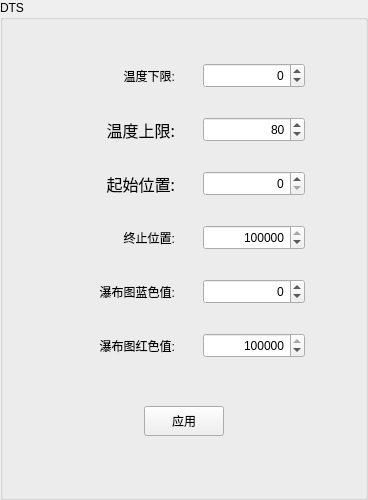
        <widget class="QGroupBox" name="groupBox">
         <property name="minimumSize">
          <size>
           <width>0</width>
           <height>500</height>
          </size>
         </property>
         <property name="maximumSize">
          <size>
           <width>500</width>
           <height>16777215</height>
          </size>
         </property>
         <property name="styleSheet">
          <string notr="true"/>
         </property>
         <property name="title">
          <string>DTS</string>
         </property>
         <layout class="QVBoxLayout" name="verticalLayout_6">
          <item>
           <widget class="QWidget" name="widget_6" native="true">
            <property name="styleSheet">
             <string notr="true"/>
            </property>
            <layout class="QVBoxLayout" name="verticalLayout_7" stretch="5,3">
             <property name="spacing">
              <number>10</number>
             </property>
             <property name="leftMargin">
              <number>0</number>
             </property>
             <property name="topMargin">
              <number>0</number>
             </property>
             <property name="rightMargin">
              <number>0</number>
             </property>
             <property name="bottomMargin">
              <number>50</number>
             </property>
             <item>
              <layout class="QHBoxLayout" name="horizontalLayout_5" stretch="0,0,0,0">
               <item>
                <spacer name="horizontalSpacer_6">
                 <property name="orientation">
                  <enum>Qt::Horizontal</enum>
                 </property>
                 <property name="sizeHint" stdset="0">
                  <size>
                   <width>40</width>
                   <height>20</height>
                  </size>
                 </property>
                </spacer>
               </item>
               <item>
                <widget class="QWidget" name="widget_7" native="true">
                 <property name="minimumSize">
                  <size>
                   <width>130</width>
                   <height>0</height>
                  </size>
                 </property>
                 <property name="maximumSize">
                  <size>
                   <width>200</width>
                   <height>16777215</height>
                  </size>
                 </property>
                 <layout class="QVBoxLayout" name="verticalLayout_8">
                  <item>
                   <widget class="QLabel" name="label_28">
                    <property name="minimumSize">
                     <size>
                      <width>0</width>
                      <height>25</height>
                     </size>
                    </property>
                    <property name="maximumSize">
                     <size>
                      <width>16777215</width>
                      <height>25</height>
                     </size>
                    </property>
                    <property name="text">
                     <string>温度下限:</string>
                    </property>
                    <property name="alignment">
                     <set>Qt::AlignRight|Qt::AlignTrailing|Qt::AlignVCenter</set>
                    </property>
                   </widget>
                  </item>
                  <item>
                   <widget class="QLabel" name="label_20">
                    <property name="minimumSize">
                     <size>
                      <width>0</width>
                      <height>25</height>
                     </size>
                    </property>
                    <property name="maximumSize">
                     <size>
                      <width>16777215</width>
                      <height>25</height>
                     </size>
                    </property>
                    <property name="font">
                     <font>
                      <family>宋体</family>
                      <pointsize>12</pointsize>
                      <weight>50</weight>
                      <italic>false</italic>
                      <bold>false</bold>
                     </font>
                    </property>
                    <property name="text">
                     <string>温度上限:</string>
                    </property>
                    <property name="alignment">
                     <set>Qt::AlignRight|Qt::AlignTrailing|Qt::AlignVCenter</set>
                    </property>
                   </widget>
                  </item>
                  <item>
                   <widget class="QLabel" name="label_10">
                    <property name="minimumSize">
                     <size>
                      <width>0</width>
                      <height>25</height>
                     </size>
                    </property>
                    <property name="maximumSize">
                     <size>
                      <width>16777215</width>
                      <height>25</height>
                     </size>
                    </property>
                    <property name="font">
                     <font>
                      <family>宋体</family>
                      <pointsize>12</pointsize>
                      <weight>50</weight>
                      <italic>false</italic>
                      <bold>false</bold>
                     </font>
                    </property>
                    <property name="text">
                     <string>起始位置:</string>
                    </property>
                    <property name="alignment">
                     <set>Qt::AlignRight|Qt::AlignTrailing|Qt::AlignVCenter</set>
                    </property>
                   </widget>
                  </item>
                  <item>
                   <widget class="QLabel" name="label_11">
                    <property name="minimumSize">
                     <size>
                      <width>0</width>
                      <height>25</height>
                     </size>
                    </property>
                    <property name="maximumSize">
                     <size>
                      <width>16777215</width>
                      <height>25</height>
                     </size>
                    </property>
                    <property name="text">
                     <string>终止位置:</string>
                    </property>
                    <property name="alignment">
                     <set>Qt::AlignRight|Qt::AlignTrailing|Qt::AlignVCenter</set>
                    </property>
                   </widget>
                  </item>
                  <item>
                   <widget class="QLabel" name="label_12">
                    <property name="minimumSize">
                     <size>
                      <width>0</width>
                      <height>25</height>
                     </size>
                    </property>
                    <property name="maximumSize">
                     <size>
                      <width>16777215</width>
                      <height>25</height>
                     </size>
                    </property>
                    <property name="text">
                     <string>瀑布图蓝色值:</string>
                    </property>
                    <property name="alignment">
                     <set>Qt::AlignRight|Qt::AlignTrailing|Qt::AlignVCenter</set>
                    </property>
                   </widget>
                  </item>
                  <item>
                   <widget class="QLabel" name="label_13">
                    <property name="minimumSize">
                     <size>
                      <width>0</width>
                      <height>25</height>
                     </size>
                    </property>
                    <property name="maximumSize">
                     <size>
                      <width>16777215</width>
                      <height>25</height>
                     </size>
                    </property>
                    <property name="text">
                     <string>瀑布图红色值:</string>
                    </property>
                    <property name="alignment">
                     <set>Qt::AlignRight|Qt::AlignTrailing|Qt::AlignVCenter</set>
                    </property>
                   </widget>
                  </item>
                 </layout>
                </widget>
               </item>
               <item>
                <widget class="QWidget" name="widget_8" native="true">
                 <property name="minimumSize">
                  <size>
                   <width>120</width>
                   <height>0</height>
                  </size>
                 </property>
                 <property name="maximumSize">
                  <size>
                   <width>120</width>
                   <height>16777215</height>
                  </size>
                 </property>
                 <layout class="QVBoxLayout" name="verticalLayout_9">
                  <item>
                   <widget class="QSpinBox" name="spinBox_25">
                    <property name="minimumSize">
                     <size>
                      <width>0</width>
                      <height>25</height>
                     </size>
                    </property>
                    <property name="maximumSize">
                     <size>
                      <width>16777215</width>
                      <height>25</height>
                     </size>
                    </property>
                    <property name="alignment">
                     <set>Qt::AlignRight|Qt::AlignTrailing|Qt::AlignVCenter</set>
                    </property>
                    <property name="minimum">
                     <number>-100</number>
                    </property>
                    <property name="maximum">
                     <number>100</number>
                    </property>
                    <property name="value">
                     <number>0</number>
                    </property>
                   </widget>
                  </item>
                  <item>
                   <widget class="QSpinBox" name="spinBox_9">
                    <property name="minimumSize">
                     <size>
                      <width>0</width>
                      <height>25</height>
                     </size>
                    </property>
                    <property name="maximumSize">
                     <size>
                      <width>16777215</width>
                      <height>25</height>
                     </size>
                    </property>
                    <property name="alignment">
                     <set>Qt::AlignRight|Qt::AlignTrailing|Qt::AlignVCenter</set>
                    </property>
                    <property name="minimum">
                     <number>0</number>
                    </property>
                    <property name="maximum">
                     <number>99999</number>
                    </property>
                    <property name="value">
                     <number>80</number>
                    </property>
                   </widget>
                  </item>
                  <item>
                   <widget class="QSpinBox" name="spinBox_20">
                    <property name="minimumSize">
                     <size>
                      <width>0</width>
                      <height>25</height>
                     </size>
                    </property>
                    <property name="maximumSize">
                     <size>
                      <width>16777215</width>
                      <height>25</height>
                     </size>
                    </property>
                    <property name="alignment">
                     <set>Qt::AlignRight|Qt::AlignTrailing|Qt::AlignVCenter</set>
                    </property>
                    <property name="minimum">
                     <number>0</number>
                    </property>
                    <property name="maximum">
                     <number>99999</number>
                    </property>
                   </widget>
                  </item>
                  <item>
                   <widget class="QSpinBox" name="spinBox_10">
                    <property name="minimumSize">
                     <size>
                      <width>0</width>
                      <height>25</height>
                     </size>
                    </property>
                    <property name="maximumSize">
                     <size>
                      <width>16777215</width>
                      <height>25</height>
                     </size>
                    </property>
                    <property name="alignment">
                     <set>Qt::AlignRight|Qt::AlignTrailing|Qt::AlignVCenter</set>
                    </property>
                    <property name="minimum">
                     <number>1</number>
                    </property>
                    <property name="maximum">
                     <number>99999999</number>
                    </property>
                    <property name="value">
                     <number>1000000</number>
                    </property>
                   </widget>
                  </item>
                  <item>
                   <widget class="QSpinBox" name="spinBox_11">
                    <property name="minimumSize">
                     <size>
                      <width>0</width>
                      <height>25</height>
                     </size>
                    </property>
                    <property name="maximumSize">
                     <size>
                      <width>16777215</width>
                      <height>25</height>
                     </size>
                    </property>
                    <property name="alignment">
                     <set>Qt::AlignRight|Qt::AlignTrailing|Qt::AlignVCenter</set>
                    </property>
                    <property name="minimum">
                     <number>-99999999</number>
                    </property>
                    <property name="maximum">
                     <number>99999999</number>
                    </property>
                   </widget>
                  </item>
                  <item>
                   <widget class="QSpinBox" name="spinBox_12">
                    <property name="minimumSize">
                     <size>
                      <width>0</width>
                      <height>25</height>
                     </size>
                    </property>
                    <property name="maximumSize">
                     <size>
                      <width>16777215</width>
                      <height>25</height>
                     </size>
                    </property>
                    <property name="alignment">
                     <set>Qt::AlignRight|Qt::AlignTrailing|Qt::AlignVCenter</set>
                    </property>
                    <property name="minimum">
                     <number>0</number>
                    </property>
                    <property name="maximum">
                     <number>99999999</number>
                    </property>
                    <property name="value">
                     <number>1000000</number>
                    </property>
                   </widget>
                  </item>
                 </layout>
                </widget>
               </item>
               <item>
                <spacer name="horizontalSpacer_7">
                 <property name="orientation">
                  <enum>Qt::Horizontal</enum>
                 </property>
                 <property name="sizeHint" stdset="0">
                  <size>
                   <width>40</width>
                   <height>20</height>
                  </size>
                 </property>
                </spacer>
               </item>
              </layout>
             </item>
             <item>
              <layout class="QHBoxLayout" name="horizontalLayout_6">
               <item>
                <spacer name="horizontalSpacer_8">
                 <property name="orientation">
                  <enum>Qt::Horizontal</enum>
                 </property>
                 <property name="sizeHint" stdset="0">
                  <size>
                   <width>40</width>
                   <height>20</height>
                  </size>
                 </property>
                </spacer>
               </item>
               <item>
                <widget class="QPushButton" name="btn_Save_2">
                 <property name="minimumSize">
                  <size>
                   <width>80</width>
                   <height>30</height>
                  </size>
                 </property>
                 <property name="maximumSize">
                  <size>
                   <width>80</width>
                   <height>30</height>
                  </size>
                 </property>
                 <property name="text">
                  <string>应用</string>
                 </property>
                </widget>
               </item>
               <item>
                <spacer name="horizontalSpacer_9">
                 <property name="orientation">
                  <enum>Qt::Horizontal</enum>
                 </property>
                 <property name="sizeHint" stdset="0">
                  <size>
                   <width>40</width>
                   <height>20</height>
                  </size>
                 </property>
                </spacer>
               </item>
              </layout>
             </item>
            </layout>
           </widget>
          </item>
         </layout>
        </widget>
